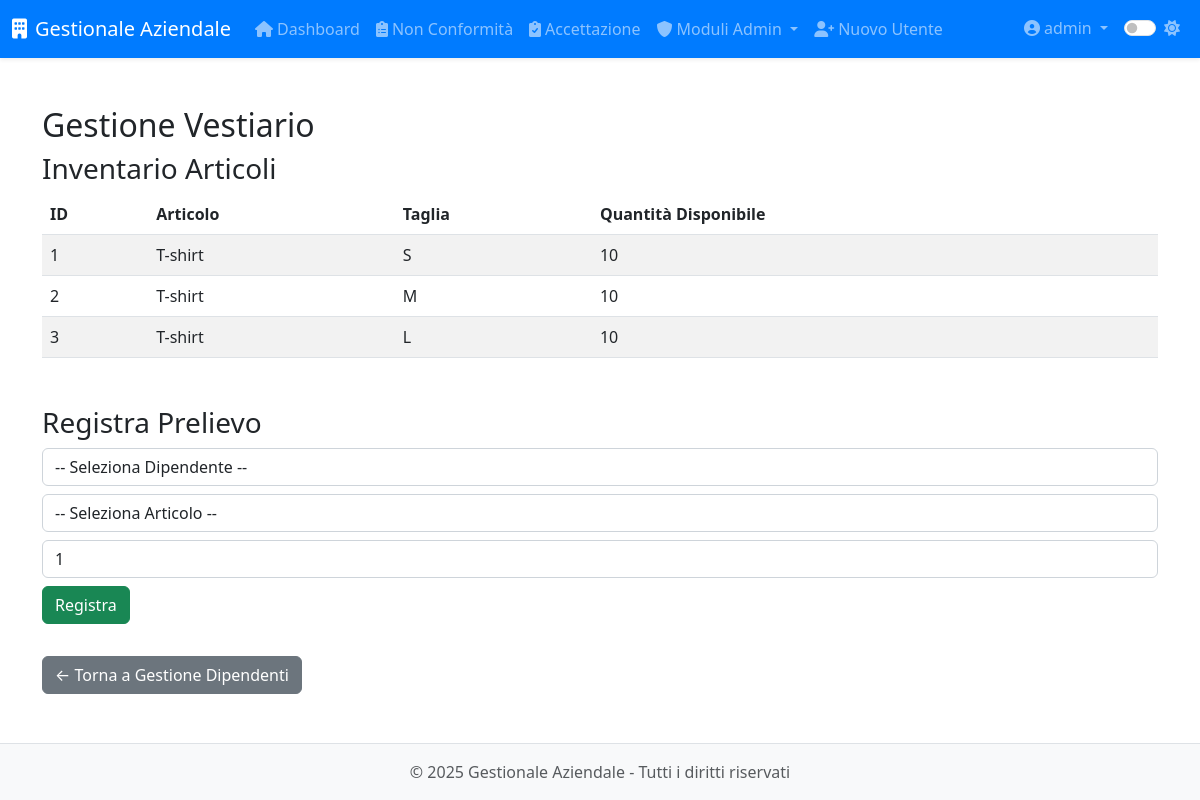
The app's page /modulo8/modulo8/vestiario (signed in), older data.
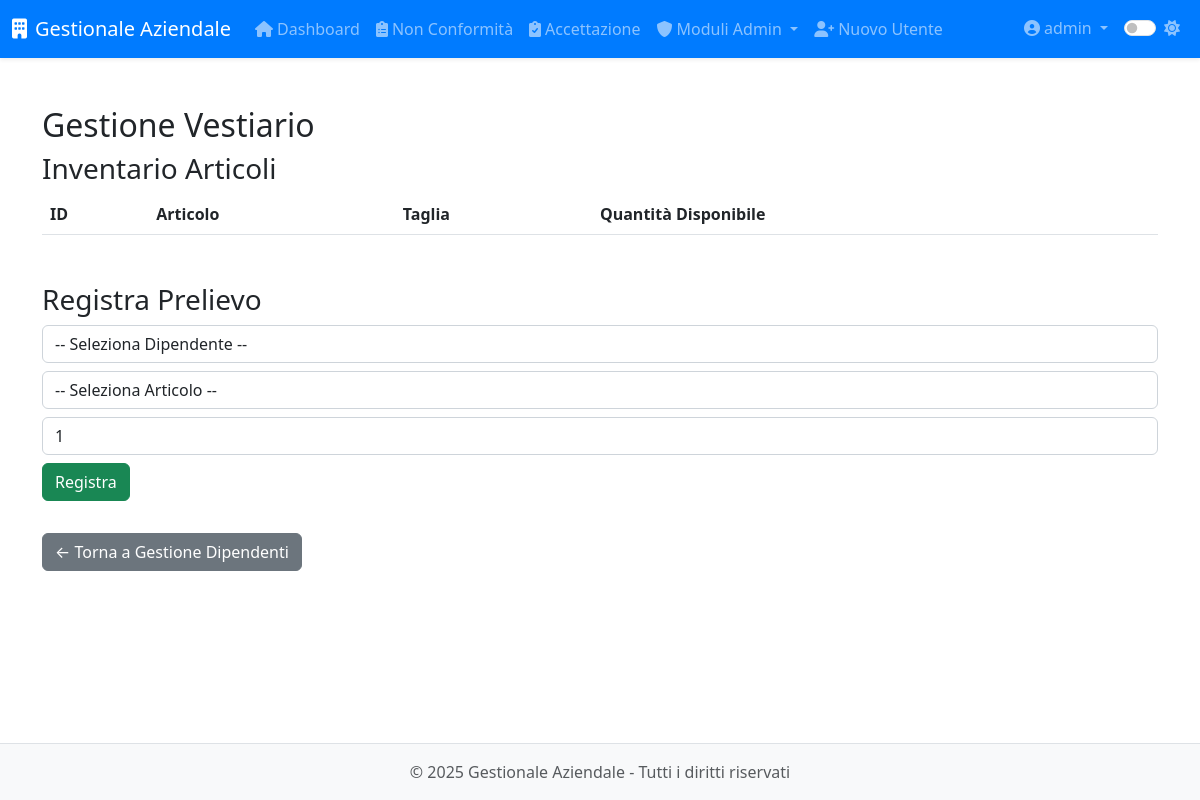
The same page, newer data.
### app/models.py (models this page shows, shortened)
class Inventory(db.Model):
    __tablename__ = 'inventory'
    id = db.Column(db.Integer, primary_key=True)
    nome = db.Column(db.String(128), nullable=False)
    taglia = db.Column(db.String(64))                        # facoltativa
    quantita = db.Column(db.Integer, default=0, nullable=False)

### app/routes/modulo8.py (the view)
@modulo8.route('/modulo8/vestiario', endpoint='vestiario_dipendente')
@login_required
@admin_required
def vestiario():
    inventory = Inventory.query.order_by(Inventory.nome).all()
    dipendenti = Dipendente.query.order_by(Dipendente.nome).all()
    return render_template(
        'modulo8/vestiario.html',
        inventory=inventory,
        dipendenti=dipendenti
    )

### app/models.py (called while the page is built)
@login_manager.user_loader
def load_user(id):
    return User.query.get(int(id))

    def is_admin(self):
        return self.role == 'admin'

### app/utils.py (called while the page is built)
def admin_required(f):
    @wraps(f)
    def decorated_function(*args, **kwargs):
        if not current_user.is_authenticated or not current_user.is_admin():
            abort(403)  # Accesso negato
        return f(*args, **kwargs)
    return decorated_function

### app/templates/modulo8/vestiario.html (shortened to what this page needs)
{% extends 'base.html' %}
{% block content %}
<div class="module-vestiario">
  <h2>Gestione Vestiario</h2>
  <section class="mb-5">
    <h3>Inventario Articoli</h3>
    <table class="table table-striped">
      <thead>
        <tr>
          <th>ID</th>
          <th>Articolo</th>
          <th>Taglia</th>
          <th>Quantità Disponibile</th>
        </tr>
      </thead>
      <tbody>
        {% for item in inventory %}
        <tr>
          <td>{{ item.id }}</td>
          <td>{{ item.nome }}</td>
          <td>{{ item.taglia or '—' }}</td>
          <td>{{ item.quantita }}</td>
        </tr>
        {% endfor %}
      </tbody>
    </table>
  </section>
  <section>
    <h3>Registra Prelievo</h3>
    <form action="{{ url_for('modulo8.prelievo_vestiario') }}" method="post" class="form-inline">
      <div class="form-group mb-2 mr-2">
        <select class="form-control" id="dipendente_id" name="dipendente_id" required>
          <option value="">-- Seleziona Dipendente --</option>
        </select>
      </div>
      <div class="form-group mb-2 mr-2">
        <select class="form-control" id="item_id" name="item_id" required>
          <option value="">-- Seleziona Articolo --</option>
        </select>
      </div>
      <div class="form-group mb-2 mr-2">
        <input type="number" class="form-control" id="quantita" name="quantita" min="1" value="1" required>
      </div>
      <button type="submit" class="btn btn-success mb-2">Registra</button>
    </form>
  </section>
  <a href="{{ url_for('modulo8.dipendenti') }}" class="btn btn-secondary mt-4">← Torna a Gestione Dipendenti</a>
</div>
{% endblock %}

Row changes from the older to the newer data that the page shows:
removed Inventory: id "1", nome "T-shirt", taglia "S", quantita "10"
removed Inventory: id "2", nome "T-shirt", taglia "M", quantita "10"
removed Inventory: id "3", nome "T-shirt", taglia "L", quantita "10"
